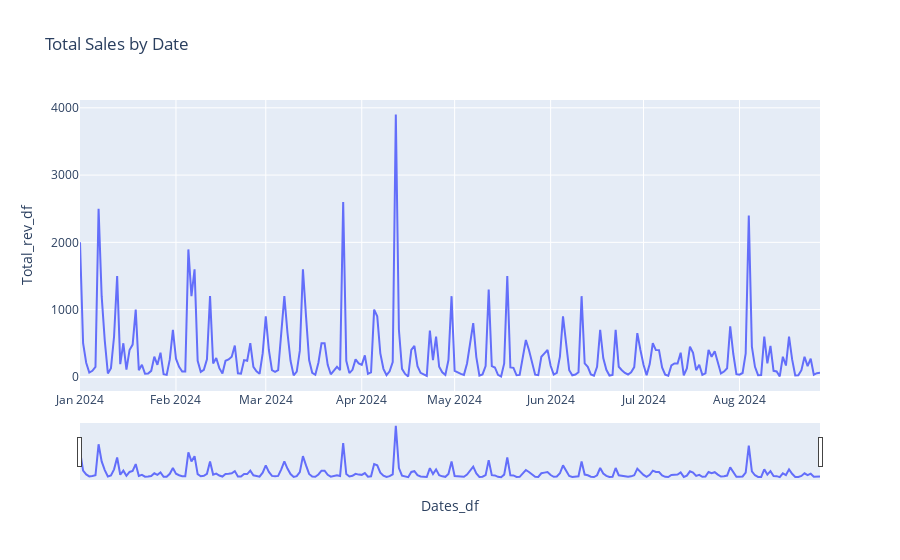

This figure's notebook cell:
### Code cell
# Print this one but include a range slider
fig = px.line(sales_by_date, x=sales_by_date.index, y='Total_rev_df', title='Total Sales by Date')

# range slider
fig.update_layout(
    xaxis=dict(
        rangeslider=dict(
            visible=True
        ),
        type="date"
    )
)

fig.show()

### Figure 1 — Plotly figure (JSON) as saved in the notebook; plotly's stock layout.template omitted (floating-point values rounded to 4 significant figures; data arrays with more than 128 entries replaced by an {"elided": "..."} marker saying what was removed)
{"data": [{"hovertemplate": "Dates_df=%{x}<br>Total_rev_df=%{y}<extra></extra>", "legendgroup": "", "line": {"color": "#636efa", "dash": "solid"}, "marker": {"symbol": "circle"}, "mode": "lines", "name": "", "orientation": "v", "showlegend": false, "type": "scatter", "x": {"elided": "240 str values"}, "xaxis": "x", "y": {"elided": "240 float values"}, "yaxis": "y"}], "layout": {"legend": {"tracegroupgap": 0}, "title": {"text": "Total Sales by Date"}, "xaxis": {"anchor": "y", "domain": [0, 1], "rangeslider": {"visible": true}, "title": {"text": "Dates_df"}, "type": "date"}, "yaxis": {"anchor": "x", "domain": [0, 1], "title": {"text": "Total_rev_df"}}}}
